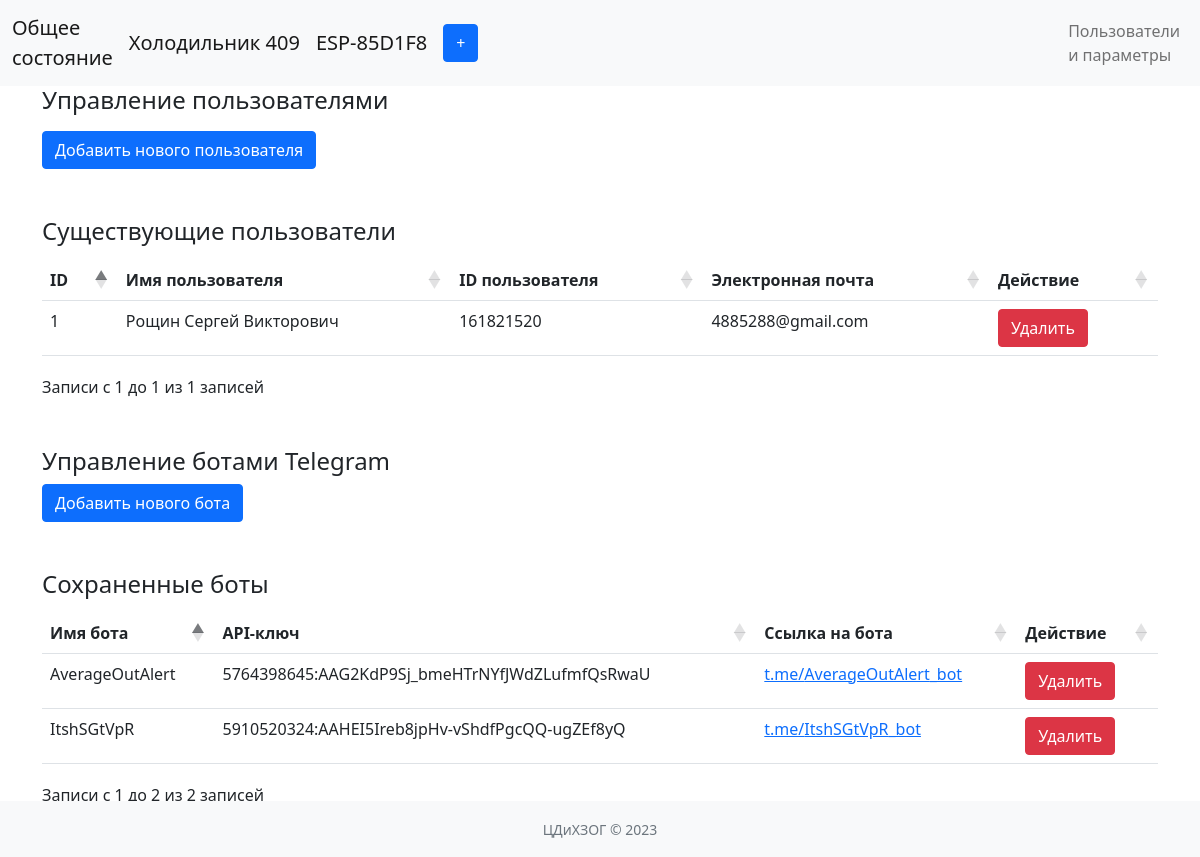
Page /parameters on the committed database.
### tables this page shows
CREATE TABLE tabs (id INTEGER PRIMARY KEY, tab_name TEXT);

CREATE TABLE users (id INTEGER PRIMARY KEY, uname TEXT, userid TEXT, email TEXT);

CREATE TABLE bots (name text, api_key text);

### viz_app.py (the view)
@app.route('/parameters')
def parameters():
    cur = get_user_db().cursor()
    cur.execute("SELECT * FROM tabs")
    tabs = cur.fetchall()
    users = get_users()
    data = {
        'tabs': tabs,
    }
    cur.execute("SELECT name, api_key FROM bots")
    bots = cur.fetchall()
    return render_template('parameters.html', users=users, data=data, bots=bots, tabs=get_all_tabs())

### viz_app.py (called while the page is built)
def get_user_db():
    db = getattr(g, '_user_database', None)
    if db is None:
        db = g._user_database = sqlite3.connect(DATABASE2)
        db.execute("CREATE TABLE IF NOT EXISTS users (id INTEGER PRIMARY KEY, uname TEXT, userid TEXT, email TEXT)")
        db.execute("CREATE TABLE IF NOT EXISTS tabs (id INTEGER PRIMARY KEY, tab_name TEXT)")
        db.execute("CREATE TABLE IF NOT EXISTS ranges (tab_id INTEGER, overheat INTEGER, overcool INTEGER)")  # New line
    return db

def get_users():
    db = get_user_db()
    cur = db.cursor()
    cur.execute("SELECT * FROM users")
    users = cur.fetchall()
    return users

def get_all_tabs():
    db = get_user_db()  # Замените эту строку на код, который вы используете для получения своей базы данных
    cur = db.cursor()
    cur.execute("SELECT * FROM tabs")
    tabs = cur.fetchall()
    return tabs

### templates/parameters.html (shortened to what this page needs)
{% extends 'base.html' %}
{% block content %}
<h4 class="mb-3">Управление пользователями</h4>
<button class="btn btn-primary" type="button" data-bs-toggle="collapse" data-bs-target="#addUserForm" aria-expanded="false" aria-controls="addUserForm">
    Добавить нового пользователя
</button>
<h4 class="mt-5">Существующие пользователи</h4>
<table class="table">
    <thead>
        <tr>
            <th>ID</th>
            <th>Имя пользователя</th>
            <th>ID пользователя</th>
            <th>Электронная почта</th>
            <th>Действие</th>
        </tr>
    </thead>
    <tbody>
        {% for user in users %}
            <tr>
                <td>{{ user[0] }}</td>
                <td>{{ user[1] }}</td>
                <td>{{ user[2] }}</td>
                <td>{{ user[3] }}</td>
                <td>
                    <form action="/delete_user" method="post" onsubmit="return confirm('Вы уверены, что хотите удалить этого пользователя?');">
                        <input type="submit" value="Удалить" class="btn btn-danger">
                    </form>
                </td>
            </tr>
        {% endfor %}
    </tbody>
</table>
<h4 class="mt-5">Управление ботами Telegram</h4>
<button class="btn btn-primary" type="button" data-bs-toggle="collapse" data-bs-target="#addBotForm" aria-expanded="false" aria-controls="addBotForm">
    Добавить нового бота
</button>
<h4 class="mt-5">Сохраненные боты</h4>
<table class="table">
    <thead>
        <tr>
            <th>Имя бота</th>
            <th>API-ключ</th>
            <th>Ссылка на бота</th>
            <th>Действие</th>
        </tr>
    </thead>
    <tbody>
        {% for bot in bots %}
            <tr>
                <td>{{ bot[0] }}</td>
                <td>{{ bot[1] }}</td>
                <td><a href="https://t.me/{{ bot[0] }}_bot" target="_blank">t.me/{{ bot[0] }}_bot</a></td>
                <td>
                    <form action="/delete_bot" method="post" onsubmit="return confirm('Вы уверены, что хотите удалить этого бота?');">
                        <input type="submit" value="Удалить" class="btn btn-danger">
                    </form>
                </td>
            </tr>
        {% endfor %}
    </tbody>
</table>
{% endblock %}

### templates/base.html (shortened to what this page needs)
<!DOCTYPE html>
<html lang="ru">
<head>
    <link href="https://cdn.jsdelivr.net/npm/bootstrap@5.1.3/dist/css/bootstrap.min.css" rel="stylesheet">
    <link rel="stylesheet" href="https://cdn.datatables.net/1.10.21/css/dataTables.bootstrap4.min.css">
    <link rel="stylesheet" href="{{ url_for('static', filename='css/custom.css') }}">
</head>
<body>
    <nav class="navbar navbar-expand-lg navbar-light bg-light">
      <div class="container-fluid">
        <div id="tabsContainer" style="display: flex; align-items: center;">
          <a class="navbar-brand" href="/">Общее<br/>состояние</a>
        {% for tab in tabs %}
          <a class="navbar-brand {% if tab[0] == active_tab %}active{% endif %}" href="/tabs/{{ tab[0] }}">{{ tab[1] }}</a>
        {% endfor %}
          <button id="addTabButton" class="btn btn-primary" data-bs-toggle="modal" data-bs-target="#addTabModal">+</button>
        </div>
        <div class="collapse navbar-collapse justify-content-end" id="navbarNav">
          <ul class="navbar-nav">
            <li class="nav-item">
              <a class="nav-link" href="/parameters">Пользователи<br/>и параметры </a>
            </li>
          </ul>
        </div>
      </div>
    </nav>
    <div class="container">
      {% block content %}{% endblock %}
    </div>
    <footer class="footer mt-auto py-3 bg-light">
        <div class="container">
            <span class="text-muted small">ЦДиХЗОГ &copy 2023</span>
        </div>
    </footer>
</body>
</html>

### static/css/custom.css (style rules this page uses)
.footer { position: fixed; left: 0; bottom: 0; width: 100%; text-align: center; }
body { padding-bottom: 50px; }
.footer { z-index: 4 }

### rows in the picture
tabs: tab_name "Холодильник 409"
tabs: tab_name "ESP-85D1F8"
users: id "1", uname "Рощин Сергей Викторович", userid "161821520", email "4885288@gmail.com"
bots: name "ItshSGtVpR", api_key "5910520324:AAHEI5Ireb8jpHv-vShdfPgcQQ-ugZEf8yQ"
bots: name "AverageOutAlert", api_key "5764398645:AAG2KdP9Sj_bmeHTrNYfJWdZLufmfQsRwaU"
